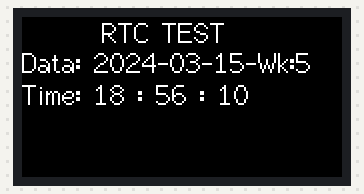
A sketch run on a simulated ESP32. Shown: 160×80 colour display. The local clock reads 2024-03-15 10:24:30 at power-on unless the sketch sets it.

Above: at 0.2 s.
At 4.3 s:
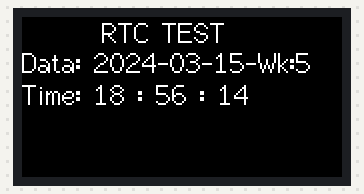
At 9.4 s:
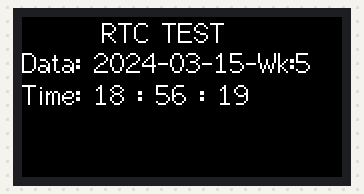
At 19.5 s:
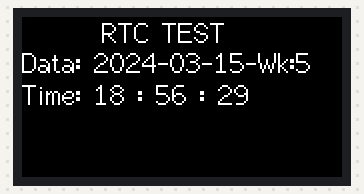
At 29.2 s:
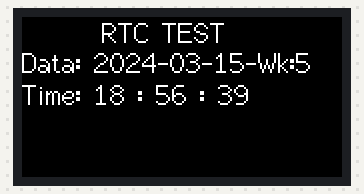
At 38.3 s:
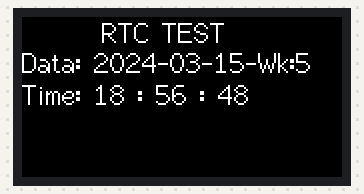

Measured:
- what the display in image 1 shows lasts 1.0 s, from 4.2 s to 5.2 s

The sketch:

M5Stick_Relogio_Tempo_Real.ino
```cpp
#include "M5StickC.h"
#include <Arduino.h>
#include <esp_now.h>
#include "WiFi.h"

RTC_TimeTypeDef RTC_TimeStruct;
RTC_DateTypeDef RTC_DateStruct;

void setup_LCD()
{
  M5.begin();
  M5.Lcd.setRotation(3);
  M5.Lcd.fillScreen(BLACK);

  M5.Lcd.setTextSize(1);
  M5.Lcd.setCursor(40, 0, 2);
  M5.Lcd.println("RTC TEST");
  RTC_TimeTypeDef TimeStruct;
  TimeStruct.Hours = 18;
  TimeStruct.Minutes = 56;
  TimeStruct.Seconds = 10;
  M5.Rtc.SetTime(&TimeStruct);
  RTC_DateTypeDef DateStruct;
  DateStruct.WeekDay = 3;
  DateStruct.Month = 3;
  DateStruct.Date = 22;
  DateStruct.Year = 2019;
  M5.Rtc.SetData(&DateStruct);
}

void loop_LCD()
{
  // put your main code here, to run repeatedly:

  M5.Rtc.GetTime(&RTC_TimeStruct);
  M5.Rtc.GetData(&RTC_DateStruct);
  M5.Lcd.setCursor(0, 15);
  M5.Lcd.printf("Data: %04d-%02d-%02d-Wk:%d\n",RTC_DateStruct.Year, RTC_DateStruct.Month,RTC_DateStruct.Date, RTC_DateStruct.WeekDay);
  M5.Lcd.printf("Time: %02d : %02d : %02d\n",RTC_TimeStruct.Hours, RTC_TimeStruct.Minutes, RTC_TimeStruct.Seconds);
  delay(500);
}

void setup()
{
  // put your setup code here, to run once:

  setup_LCD();
}

void loop()
{
  // put your main code here, to run repeatedly:

  loop_LCD();
}
```
